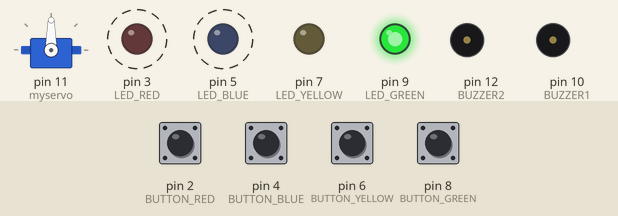
A sketch run on a simulated Arduino Uno, built with avr-gcc and run on an emulated ATmega328P. On the bench: servo, output pins drawn as LEDs (lit = HIGH), buzzer (waves = sounding, pin HIGH). Dashed ring = blinking. The inputs (shaded band) are chosen by the test bench; at power-on: pin 2 (BUTTON_RED), pin 4 (BUTTON_BLUE), pin 6 (BUTTON_YELLOW), pin 8 (BUTTON_GREEN) HIGH. Random numbers use the default seed unless the sketch sets one.

Above: at 1.1 s.
1.9 s: pin 2 (BUTTON_RED) pulled LOW for 0.25 s
At 2.8 s:
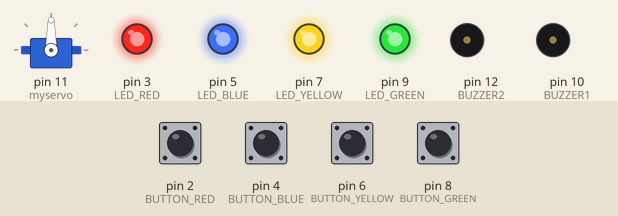
At 4.5 s:
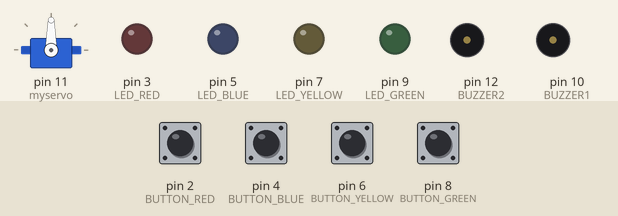
4.9 s: pin 4 (BUTTON_BLUE) pulled LOW for 0.25 s
7.9 s: pin 6 (BUTTON_YELLOW) pulled LOW for 0.25 s
10.9 s: pin 6 (BUTTON_YELLOW) pulled LOW for 1 s
At 12.32 s:
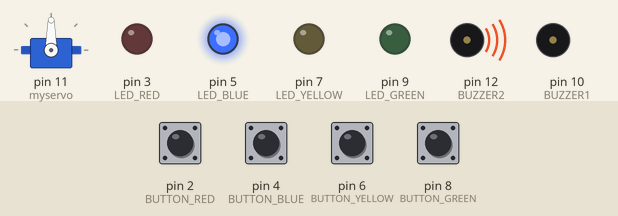
13.9 s: pin 2 (BUTTON_RED) pulled LOW for 1 s
16.9 s: pin 4 (BUTTON_BLUE) pulled LOW for 1 s
At 18.27 s:
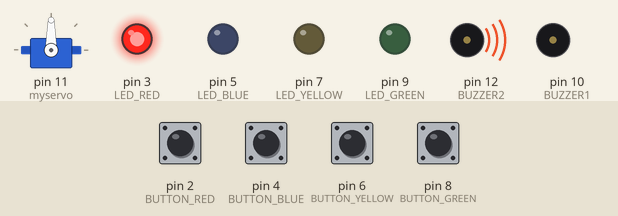
Timing chart, 0 to 19.9 s (numbered marks = the images above; inputs shaded):
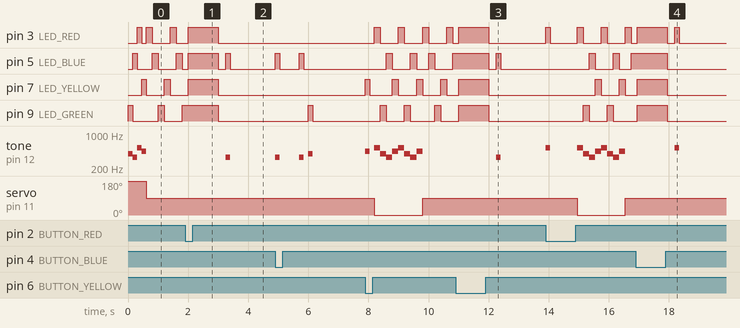

The sketch:

game.ino
```cpp
#include <Servo.h>

// --- Notes ---
#define NOTE_D4 294
#define NOTE_E4 330
#define NOTE_F4 349
#define NOTE_G4 392
#define NOTE_A4 440
#define NOTE_C5 523

// --- Choice bits ---
#define CHOICE_OFF      0
#define CHOICE_NONE     0
#define CHOICE_RED      (1 << 0)
#define CHOICE_BLUE     (1 << 1)
#define CHOICE_YELLOW   (1 << 2)
#define CHOICE_GREEN    (1 << 3)

// --- LED pins ---
#define LED_RED     3
#define LED_BLUE    5
#define LED_YELLOW  7
#define LED_GREEN   9

// --- Button pins ---
#define BUTTON_RED    2
#define BUTTON_BLUE   4
#define BUTTON_YELLOW 6
#define BUTTON_GREEN  8

// --- Buzzer pins ---
#define BUZZER1  10
#define BUZZER2  12

// --- Servo pin ---
Servo myservo;

// --- Game parameters ---
#define ROUNDS_TO_WIN    15
#define ENTRY_TIME_LIMIT 3000 // ms timeout

// --- Modes ---
#define MODE_MEMORY  0
#define MODE_BATTLE  1
#define MODE_BEEGEES 2

byte gameMode = MODE_MEMORY;
byte gameBoard[32];
byte gameRound = 0;

// --- Setup ---
void setup() {
  myservo.attach(11);
  myservo.write(90); // neutral

  // Setup buttons
  pinMode(BUTTON_RED, INPUT_PULLUP);
  pinMode(BUTTON_BLUE, INPUT_PULLUP);
  pinMode(BUTTON_YELLOW, INPUT_PULLUP);
  pinMode(BUTTON_GREEN, INPUT_PULLUP);

  // Setup LEDs
  pinMode(LED_RED, OUTPUT);
  pinMode(LED_BLUE, OUTPUT);
  pinMode(LED_YELLOW, OUTPUT);
  pinMode(LED_GREEN, OUTPUT);

  // Setup buzzers
  pinMode(BUZZER1, OUTPUT);
  pinMode(BUZZER2, OUTPUT);

  // --- Mode selection at startup ---
  byte pressed = checkButton();
  if (pressed == CHOICE_YELLOW) play_beegees();
  if (pressed == CHOICE_GREEN) {
    gameMode = MODE_BATTLE;
    setLEDs(CHOICE_GREEN);
    playTone(CHOICE_GREEN, 150);
    setLEDs(CHOICE_RED | CHOICE_BLUE | CHOICE_YELLOW);
    while (checkButton() != CHOICE_NONE);
  }

  play_winner(); // startup hello
}

// --- Loop ---
void loop() {
  attractMode();

  // Flash all LEDs to start
  setLEDs(CHOICE_RED | CHOICE_GREEN | CHOICE_BLUE | CHOICE_YELLOW);
  myservo.write(90);
  delay(1000);
  setLEDs(CHOICE_OFF);
  delay(250);

  if (gameMode == MODE_MEMORY) {
    if (play_memory()) play_winner();
    else play_loser();
  }

  if (gameMode == MODE_BATTLE) {
    play_battle();
    play_loser();
  }
}

// ---------------- GAME LOGIC ----------------

// --- Memory mode ---
boolean play_memory(void) {
  randomSeed(millis());
  gameRound = 0;

  while (gameRound < ROUNDS_TO_WIN) {
    add_to_moves();
    playMoves();

    // Wait for player to repeat
    for (byte i = 0; i < gameRound; i++) {
      byte choice = wait_for_button();
      if (choice == 0) return false; // timeout
      if (choice != gameBoard[i]) return false; // wrong
    }

    delay(500);
  }
  return true;
}

// --- Battle mode ---
boolean play_battle(void) {
  gameRound = 0;
  while (1) {
    byte newButton = wait_for_button();
    if (newButton == 0) return false;
    gameBoard[gameRound++] = newButton;

    for (byte i = 0; i < gameRound; i++) {
      byte choice = wait_for_button();
      if (choice == 0) return false;
      if (choice != gameBoard[i]) return false;
    }
    delay(100);
  }
  return true;
}

// --- Add new random move ---
void add_to_moves(void) {
  byte newButton = random(0, 4);
  if (newButton == 0) newButton = CHOICE_RED;
  else if (newButton == 1) newButton = CHOICE_GREEN;
  else if (newButton == 2) newButton = CHOICE_BLUE;
  else if (newButton == 3) newButton = CHOICE_YELLOW;

  gameBoard[gameRound++] = newButton;
}

// --- Replay all moves ---
void playMoves(void) {
  for (byte i = 0; i < gameRound; i++) {
    playTone(gameBoard[i], 150);
    delay(150);
  }
}

// ---------------- INPUT / OUTPUT ----------------

// --- LED control ---
void setLEDs(byte leds) {
  digitalWrite(LED_RED,    leds & CHOICE_RED);
  digitalWrite(LED_GREEN,  leds & CHOICE_GREEN);
  digitalWrite(LED_BLUE,   leds & CHOICE_BLUE);
  digitalWrite(LED_YELLOW, leds & CHOICE_YELLOW);
}

// --- Button reading ---
byte checkButton(void) {
  if (!digitalRead(BUTTON_RED))    return CHOICE_RED;
  if (!digitalRead(BUTTON_GREEN))  return CHOICE_GREEN;
  if (!digitalRead(BUTTON_BLUE))   return CHOICE_BLUE;
  if (!digitalRead(BUTTON_YELLOW)) return CHOICE_YELLOW;
  return CHOICE_NONE;
}

// --- Wait for press ---
byte wait_for_button(void) {
  long startTime = millis();
  while (millis() - startTime < ENTRY_TIME_LIMIT) {
    byte b = checkButton();
    if (b != CHOICE_NONE) {
      playTone(b, 150);
      while (checkButton() != CHOICE_NONE);
      delay(50); // debounce
      return b;
    }
  }
  return CHOICE_NONE;
}

// --- Play tone + LED (pleasant version) ---
void playTone(byte which, int duration_ms) {
  setLEDs(which);
  int freq = 0;
  switch (which) {
    case CHOICE_RED:    freq = NOTE_C5; break;
    case CHOICE_GREEN:  freq = NOTE_G4; break;
    case CHOICE_BLUE:   freq = NOTE_E4; break;
    case CHOICE_YELLOW: freq = NOTE_A4; break;
  }
  if (freq > 0) {
    tone(BUZZER2, freq, duration_ms);
    delay(duration_ms);
    noTone(BUZZER2);
  }
  setLEDs(CHOICE_OFF);
}

// ---------------- SOUND EFFECTS ----------------

// --- Winner ---
void play_winner(void) {
  myservo.write(180);
  setLEDs(CHOICE_GREEN | CHOICE_BLUE);
  playTone(CHOICE_GREEN, 150);
  playTone(CHOICE_BLUE, 150);
  setLEDs(CHOICE_RED | CHOICE_YELLOW);
  playTone(CHOICE_RED, 150);
  playTone(CHOICE_YELLOW, 150);
  myservo.write(90);
}

// --- Loser ---
void play_loser(void) {
  myservo.write(0);
  for (int i = 0; i < 2; i++) {
    setLEDs(CHOICE_RED | CHOICE_GREEN);
    playTone(CHOICE_RED, 200);
    playTone(CHOICE_GREEN, 200);
    setLEDs(CHOICE_BLUE | CHOICE_YELLOW);
    playTone(CHOICE_BLUE, 200);
    playTone(CHOICE_YELLOW, 200);
  }
  myservo.write(90);
}

// ---------------- ATTRACT MODE ----------------
void attractMode(void) {
  myservo.write(90);
  while (1) {
    setLEDs(CHOICE_RED); delay(200);
    if (checkButton() != CHOICE_NONE) return;
    setLEDs(CHOICE_BLUE); delay(200);
    if (checkButton() != CHOICE_NONE) return;
    setLEDs(CHOICE_GREEN); delay(200);
    if (checkButton() != CHOICE_NONE) return;
    setLEDs(CHOICE_YELLOW); delay(200);
    if (checkButton() != CHOICE_NONE) return;
  }
}

// ---------------- BEE GEES MODE ----------------
int melody[] = {
  NOTE_G4, NOTE_A4, 0, NOTE_C5, 0, 0, NOTE_G4, 0, 0, 0,
  NOTE_E4, 0, NOTE_D4, NOTE_E4, NOTE_G4, 0,
  NOTE_D4, NOTE_E4, 0, NOTE_G4, 0, 0,
  NOTE_D4, 0, NOTE_E4, 0, NOTE_G4, 0, NOTE_A4, 0, NOTE_C5, 0
};

int noteDuration = 115;
byte LEDnumber = 0;

void play_beegees() {
  setLEDs(CHOICE_YELLOW);
  playTone(CHOICE_YELLOW, 150);
  setLEDs(CHOICE_RED | CHOICE_GREEN | CHOICE_BLUE);
  while (checkButton() == CHOICE_NONE) {
    for (int i = 0; i < 32; i++) {
      changeLED();
      if (melody[i] != 0)
        tone(BUZZER2, melody[i], noteDuration);
      delay(noteDuration * 1.3);
      noTone(BUZZER2);
    }
  }
}

// --- Cycle LEDs correctly ---
void changeLED(void) {
  byte leds[] = {CHOICE_RED, CHOICE_GREEN, CHOICE_BLUE, CHOICE_YELLOW};
  setLEDs(leds[LEDnumber]);
  LEDnumber = (LEDnumber + 1) % 4;
}
```

Measured:
- after the input at 1.9 s, tone on pin 12 (BUZZER2): silent → 330 Hz after 1.4 s, → silent 0.15 s later
- after the input at 10.9 s, tone on pin 12 (BUZZER2): silent → 330 Hz after 1.4 s, → silent 0.15 s later
- after the input at 16.9 s, tone on pin 12 (BUZZER2): silent → 523 Hz after 1.3 s, → silent 0.15 s later
